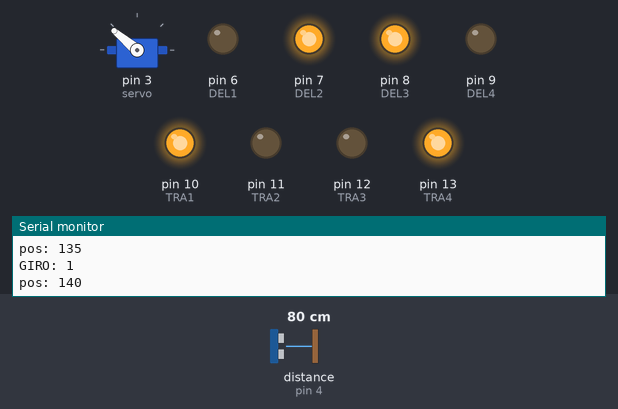
Bench run of a sketch on a simulated Arduino Uno, built with avr-gcc and run on an emulated ATmega328P. On the bench: servo, output pins drawn as LEDs (lit = HIGH), the last lines printed to the serial monitor. Wiring (inferred from the names in the program): ultrasonic range finder: trigger pin 5; echo pin 4. The test bench sets the inputs (shaded band); at power-on: distance to the obstacle (sensor on pin 4) 80 cm. The echo pulse lasts 58.3 µs per cm; pins used as bus, display or sensor lines are not drawn.

Above: at 0.3 s.
1.3 s: distance to the obstacle (sensor on pin 4) set to 2 cm
At 2.3 s:
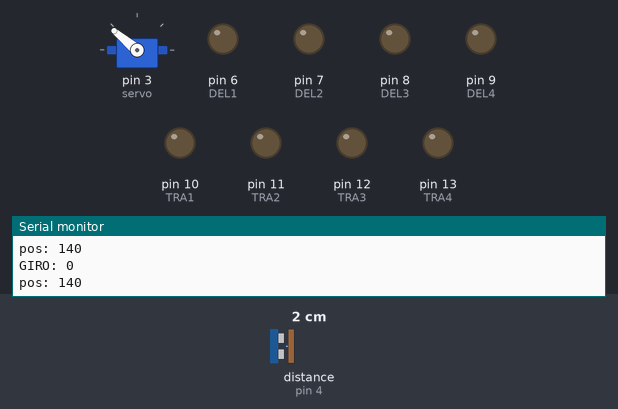
2.8 s: distance to the obstacle (sensor on pin 4) set to 120 cm
At 3.3 s:
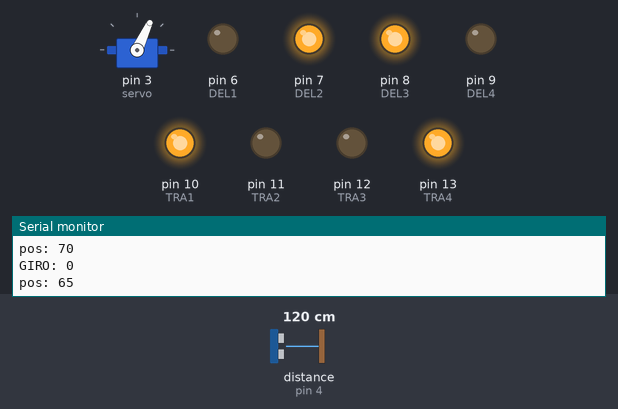
Timing chart, 0 to 11.8 s (numbered marks = the images above; inputs shaded):
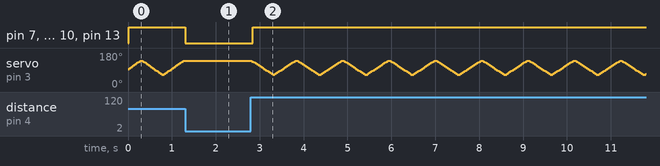

The sketch:

Motor_Ultrasonico_v2.ino
```cpp
// SE MEJORA EL ALGORITMO DE MOVIMIENTO DEL SERVO.

#include <Streaming.h>
#include <Servo.h>

#define trigPin 5
#define echoPin 4
#define servo 3

#define ANGULO_MAXIMO_GRADOS  140
#define ANGULO_MINIMO_GRADOS  70
#define PASO_MINIMO_GRADOS    5
#define TIEMPO_SERVO_MS       10
#define DISTANCIA_MAXIMA_CM   15

int TRA1 = 10;
int TRA2 = 11;
int TRA3 = 12;
int TRA4 = 13;

int DEL1 = 6;
int DEL2 = 7;
int DEL3 = 8;
int DEL4 = 9;

Servo myservo;
int pos = 90;
bool direccionServo = true;

void ADELANTE()
{
  digitalWrite (TRA4, HIGH);
  digitalWrite (TRA3, LOW);
  digitalWrite (TRA1, HIGH);
  digitalWrite (TRA2, LOW);

  digitalWrite (DEL4, LOW);
  digitalWrite (DEL3, HIGH);
  digitalWrite (DEL1, LOW);
  digitalWrite (DEL2, HIGH);
}

void ATRAS()
{ digitalWrite (TRA1, LOW);
  digitalWrite (TRA4, LOW);
  digitalWrite (TRA3, HIGH);
  digitalWrite (TRA2, HIGH);

  digitalWrite (DEL1, HIGH);
  digitalWrite (DEL4, HIGH);
  digitalWrite (DEL3, LOW);
  digitalWrite (DEL2, LOW);
}

void PARAR()
{ digitalWrite (TRA1, LOW);
  digitalWrite (TRA4, LOW);
  digitalWrite (TRA3, LOW);
  digitalWrite (TRA2, LOW);

  digitalWrite (DEL1, LOW);
  digitalWrite (DEL4, LOW);
  digitalWrite (DEL3, LOW);
  digitalWrite (DEL2, LOW);

  do{
    }while(LECTURA_HCSR04() < DISTANCIA_MAXIMA_CM);


}

long LECTURA_HCSR04()
{
    long duration, distance;
   digitalWrite(trigPin, LOW);  // Added this line
  delayMicroseconds(2); // Added this line
  digitalWrite(trigPin, HIGH);
//  delayMicroseconds(1000); - Removed this line
  delayMicroseconds(10); // Added this line
  digitalWrite(trigPin, LOW);
  duration = pulseIn(echoPin, HIGH);
  distance = (duration/2) / 29.1;
  return distance;
}
void setup()
{
  Serial.begin (9600);
  pinMode(trigPin, OUTPUT);
  pinMode(echoPin, INPUT);
  pinMode (TRA4, OUTPUT);    // Input4 conectada al pin 4
  pinMode (TRA3, OUTPUT);    // Input3 conectada al pin 5
  pinMode (TRA2, OUTPUT);    // Input4 conectada al pin 4
  pinMode (TRA1, OUTPUT);    // Input3 conectada al pin 5
  pinMode (DEL4, OUTPUT);    // Input4 conectada al pin 4
  pinMode (DEL3, OUTPUT);    // Input3 conectada al pin 5
  pinMode (DEL2, OUTPUT);    // Input4 conectada al pin 4
  pinMode (DEL1, OUTPUT);    // Input3 conectada al pin 5
  myservo.attach(servo);  // attaches the servo on pin 9 to the servo object
}
void loop()
{
  if( pos <= ANGULO_MAXIMO_GRADOS )
  {
    if( direccionServo && pos<=(ANGULO_MAXIMO_GRADOS-PASO_MINIMO_GRADOS) ) pos+=PASO_MINIMO_GRADOS;
    else if( !direccionServo && pos >= ANGULO_MINIMO_GRADOS) pos-=PASO_MINIMO_GRADOS;
    else direccionServo = !direccionServo;
  }
  else direccionServo = !direccionServo;
  Serial << "GIRO: " << direccionServo << endl;
  myservo.write(pos);  Serial << "pos: " << pos << endl;
  delay(15);

  if( LECTURA_HCSR04() < DISTANCIA_MAXIMA_CM ) PARAR();
  else  ADELANTE();

  delay(TIEMPO_SERVO_MS);

}
```

Measured:
- after the input at 1.3 s, pin 7 (DEL2), pin 8 (DEL3), pin 10 (TRA1), pin 13 (TRA4): HIGH → LOW at once; servo on pin 3 (servo): stops changing and stays 140°
